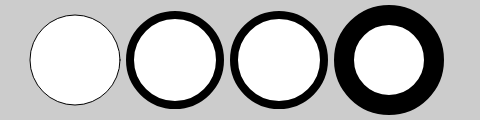
Frame 1 (no input)
Frame 60 (no input): identical to frame 1, image omitted
Frame 120 (the mouse pressed at the canvas centre since frame 60): identical to frame 1, image omitted

The p5.js sketch that drew this single still picture (run headless with seeded random() and noise() and a simulated clock; from frame 60 on, the mouse is pressed at the canvas centre):

// p5.js sketch
// ── sketch.js
function setup() {
    createCanvas(480,120);
  
  }
  
  function draw() {
    background(204);
    strokeWeight(1);
    ellipse(75,60,90,90);
    strokeWeight(8);
    ellipse(175,60,90,90);
    ellipse(279,60,90,90);
    strokeWeight(20);
    ellipse(389,60,90,90);
  }
  
